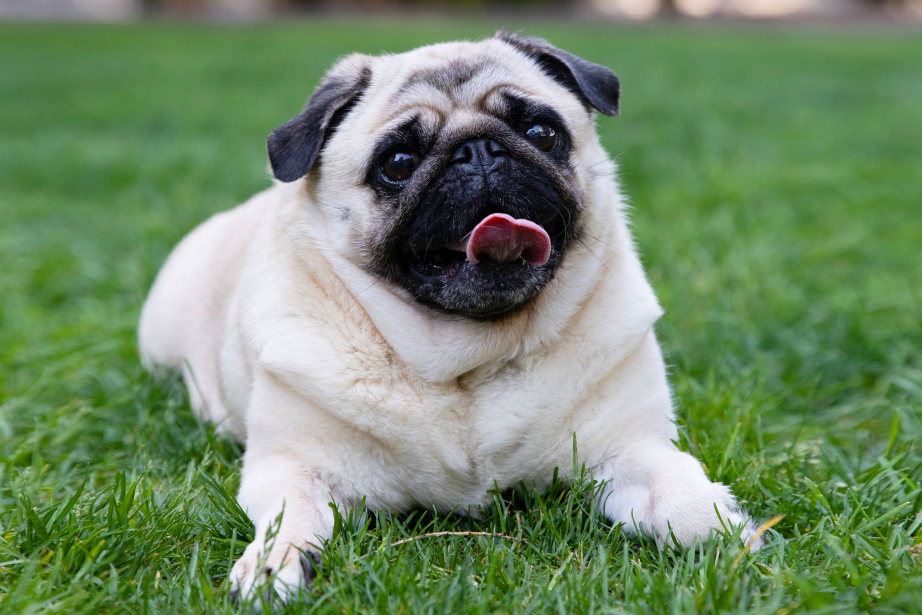
#> input picture py_opencv/photos/dog1.jpg, 2765 x 1843 px (shown at 1/3 size)
$ python histogram.py
#> lines starting #> are read from the running program, lines starting #| are printed output that depends on the picture; after the words box and inside, x2 and y2 are one past the last pixel; in counts of white or black regions, pixels touching at a corner belong together
import cv2 as cv
import numpy as np
import matplotlib.pyplot as plt

img = cv.imread("photos/dog1.jpg")
#> img is the input picture: shape (1843, 2765, 3); mean B, G, R 105.2, 138.7, 114.6
img = cv.resize(img, (int(img.shape[1] * 0.2), int(img.shape[0]*0.2)), interpolation=cv.INTER_LINEAR)
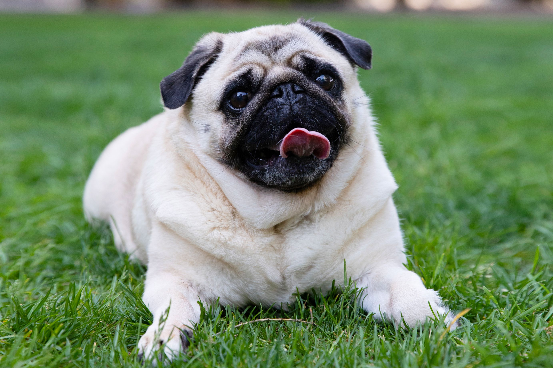
#> img: shape (368, 553, 3); mean B, G, R 105.1, 138.6, 114.5
cv.imshow("dog",img)

blank = np.zeros(img.shape[:2], dtype='uint8')
cv.imshow('blank', blank)

circle_mask = cv.circle(blank.copy(), (img.shape[1]//2, img.shape[0]//2 + 45), 100, 255, -1)
cv.imshow('circle mask', circle_mask)
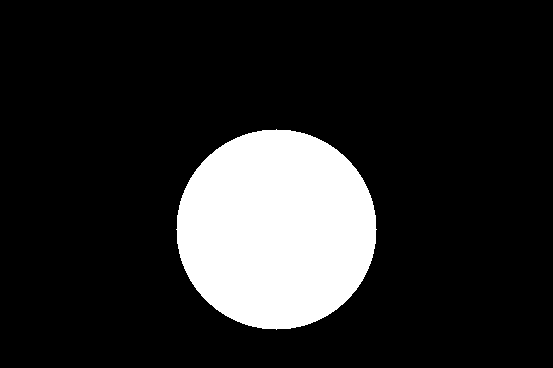
#> window 'circle mask': shape (368, 553); 15.4% white; 1 white region, box (x1, y1, x2, y2) and area: (176, 129, 377, 330) 31417

gray = cv.cvtColor(img, cv.COLOR_BGR2GRAY)
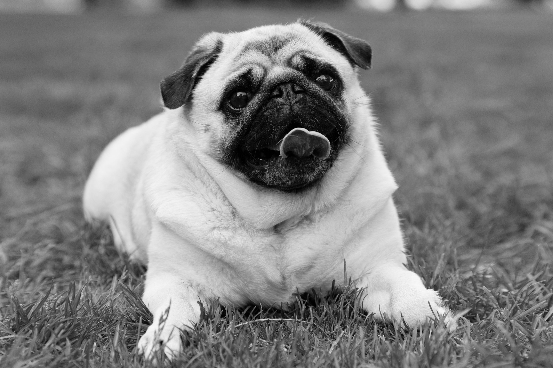
#> gray: shape (368, 553); min 0, max 249, mean 127.6
cv.imshow('gray', gray)

maskedimg = cv.bitwise_and(gray, gray, mask=circle_mask)
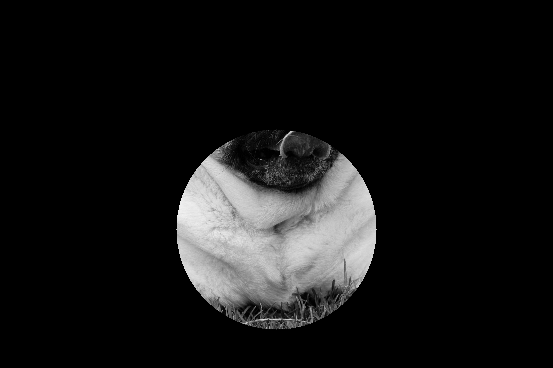
#> maskedimg: shape (368, 553); min 0, max 241, mean 21.3
cv.imshow('mask', maskedimg)

gray_hist0 = cv.calcHist([gray], [0], None, [256], [0, 256])
#> gray_hist0 = 256 values, max 3880 at index 118, min 0 at index 250, mean 794.9
gray_hist = cv.calcHist([gray], [0], circle_mask, [256], [0, 256])
#> gray_hist = 256 values, max 406 at index 198, min 0 at index 242, mean 122.7

# [10 lines of commented-out code are left out]
plt.figure()
plt.title('gray scale histogram')
plt.xlabel('bins')
plt.ylabel('num of pixels')
colors = ('b', 'g', 'r')
for i, col in enumerate(colors):
    hist = cv.calcHist([img], [i], circle_mask, [256], [0,256])
    plt.plot(hist, color=col)
    plt.xlim(0, 256)
plt.show()
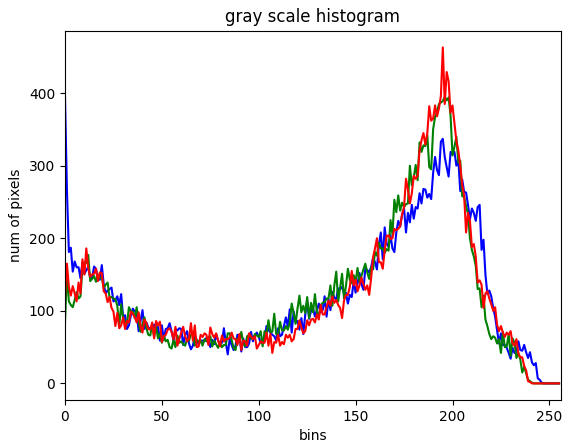
#> figure drawn by matplotlib, 1 panel; curve peaks at x = 0, y = 394; curve peaks at x = 196, y = 395; curve peaks at x = 195, y = 463


cv.waitKey(0)

$ run again, with py_opencv/photos/dog2.jpg copied over py_opencv/photos/dog1.jpg
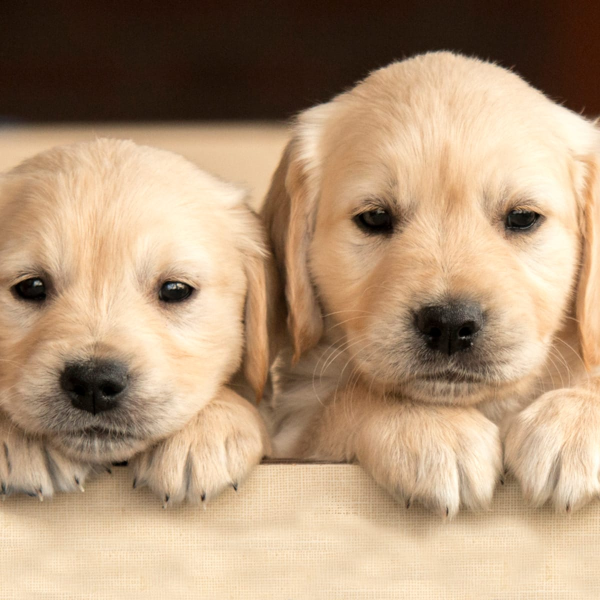
#> input picture py_opencv/photos/dog2.jpg, 1200 x 1200 px (shown at 1/2 size)
#> img is the input picture: shape (1200, 1200, 3); mean B, G, R 120.1, 149.1, 177.1
#> img: shape (240, 240, 3)
#> `cv.imshow('circle mask', circle_mask)`:
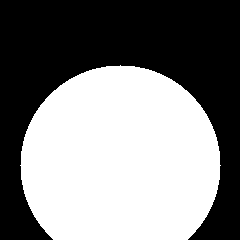
#> window 'circle mask': shape (240, 240); 50.5% white; 1 black region, box (x1, y1, x2, y2) and area: (0, 0, 240, 240) 28515
#> gray_hist0 = 256 values, max 1409 at index 25, min 0 at index 253, mean 225
#> gray_hist = 256 values, max 523 at index 223, min 0 at index 250, mean 113.6
#> `plt.show()`:
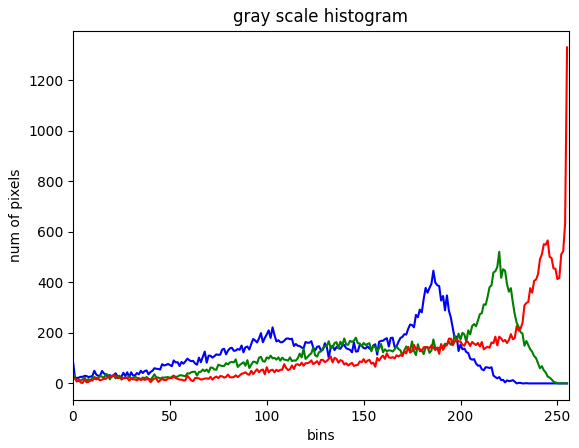
#> figure drawn by matplotlib, 1 panel; curve peaks at x = 186, y = 446; curve peaks at x = 220, y = 521; curve peaks at x = 255, y = 1330
